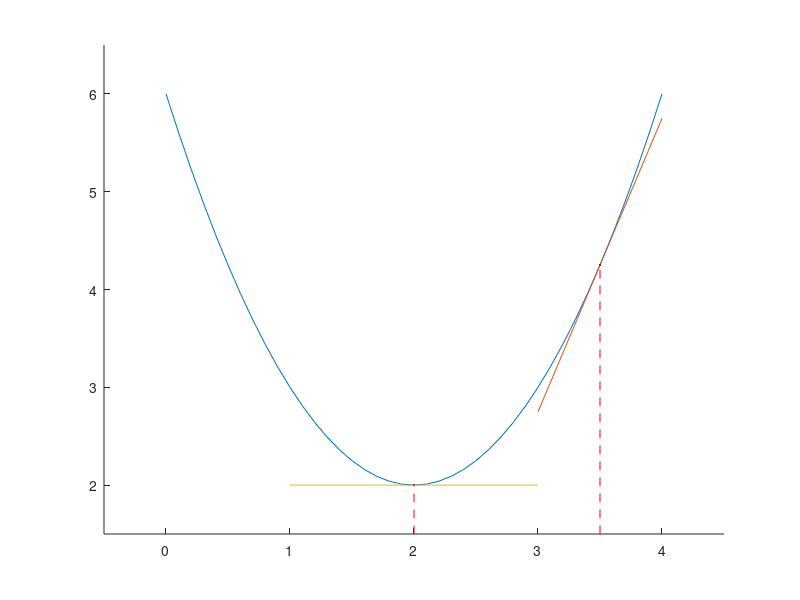

Write MATLAB code to recreate this figure.
clear all;
clc;

%% 梯度下降
x = (0:0.1:4);
[m,n] = size(x);
y = zeros(m,n);
for i=1:n
    y(m,i) = (x(m,i) - 2)^2 + 2;
end
hold on;
plot(x, y);
plot(3.5,4.25,'.k');
plot([3.5 3.5],[0 4.25],'r--');
plot(2,2,'.k');
plot([2 2],[0 2],'r--');
% plot(0.5,4.25,'.k');
% plot([0.5 0.5],[0 4.25],'r--');
x1 = [3, 4];
y1 = [2.75, 5.75];
plot(x1,y1);
x2 = [1, 3];
y2 = [2, 2];
plot(x2,y2);
x3 = [0, 1];
y3 = [5.75, 2.75];
%plot(x3, y3);

axis([-0.5 4.5 1.5 6.5]);
hold off;